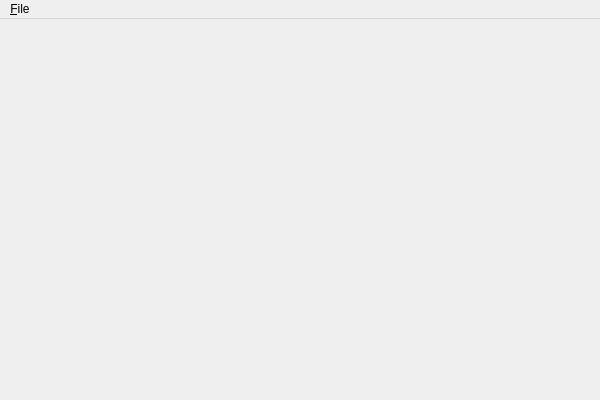
<?xml version="1.0" encoding="UTF-8"?>
<ui version="4.0">
 <class>MainWindow</class>
 <widget class="QMainWindow" name="MainWindow">
  <property name="geometry">
   <rect>
    <x>0</x>
    <y>0</y>
    <width>600</width>
    <height>400</height>
   </rect>
  </property>
  <property name="windowTitle">
   <string/>
  </property>
  <widget class="QWidget" name="centralWidget"/>
  <widget class="QMenuBar" name="menuBar">
   <property name="geometry">
    <rect>
     <x>0</x>
     <y>0</y>
     <width>600</width>
     <height>21</height>
    </rect>
   </property>
   <widget class="QMenu" name="menuFile">
    <property name="title">
     <string>&amp;File</string>
    </property>
    <addaction name="actionExit"/>
   </widget>
   <addaction name="menuFile"/>
  </widget>
  <action name="actionExit">
   <property name="text">
    <string notr="true">E&amp;xit &lt;insertAppNameHere&gt;</string>
   </property>
   <property name="iconText">
    <string notr="true">Exit &lt;insertAppNameHere&gt;</string>
   </property>
   <property name="toolTip">
    <string notr="true">Exit &lt;insertAppNameHere&gt;</string>
   </property>
  </action>
  <action name="actionShowMainWindow">
   <property name="text">
    <string notr="true">&amp;Open &lt;insertAppNameHere&gt;</string>
   </property>
   <property name="iconText">
    <string notr="true">&amp;Open &lt;insertAppNameHere&gt;</string>
   </property>
   <property name="toolTip">
    <string notr="true">&amp;Open &lt;insertAppNameHere&gt;</string>
   </property>
  </action>
 </widget>
 <layoutdefault spacing="6" margin="11"/>
 <resources>
  <include location="Beeftext.qrc"/>
 </resources>
 <connections>
  <connection>
   <sender>actionExit</sender>
   <signal>triggered()</signal>
   <receiver>MainWindow</receiver>
   <slot>onActionExit()</slot>
   <hints>
    <hint type="sourcelabel">
     <x>-1</x>
     <y>-1</y>
    </hint>
    <hint type="destinationlabel">
     <x>299</x>
     <y>199</y>
    </hint>
   </hints>
  </connection>
  <connection>
   <sender>actionShowMainWindow</sender>
   <signal>triggered()</signal>
   <receiver>MainWindow</receiver>
   <slot>onActionShowMainWindow()</slot>
   <hints>
    <hint type="sourcelabel">
     <x>299</x>
     <y>199</y>
    </hint>
    <hint type="destinationlabel">
     <x>299</x>
     <y>199</y>
    </hint>
   </hints>
  </connection>
 </connections>
 <slots>
  <slot>onActionExit()</slot>
  <slot>onActionShowMainWindow()</slot>
 </slots>
</ui>
